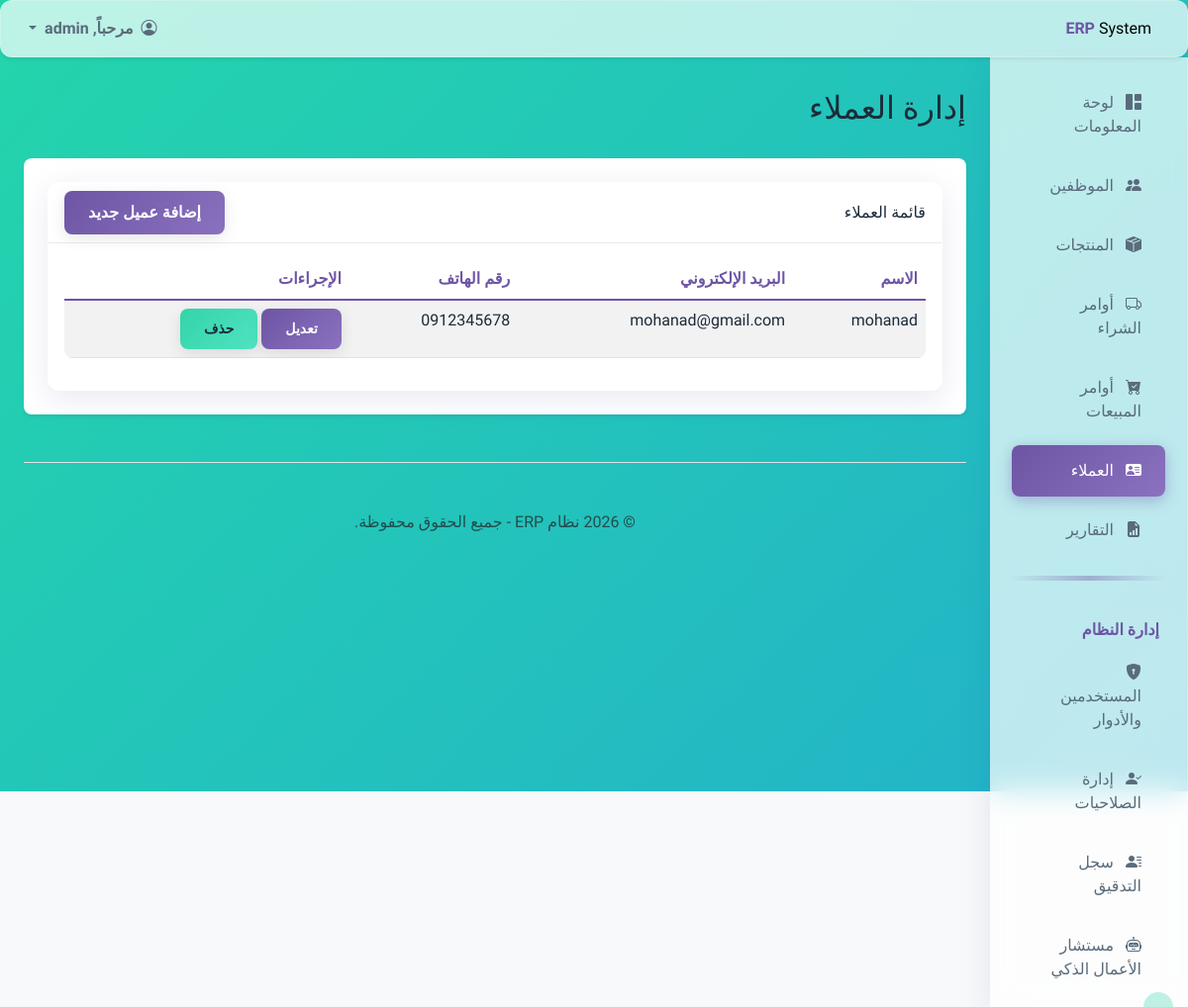
Page /customers/customers/ (signed in) on the earlier database version.
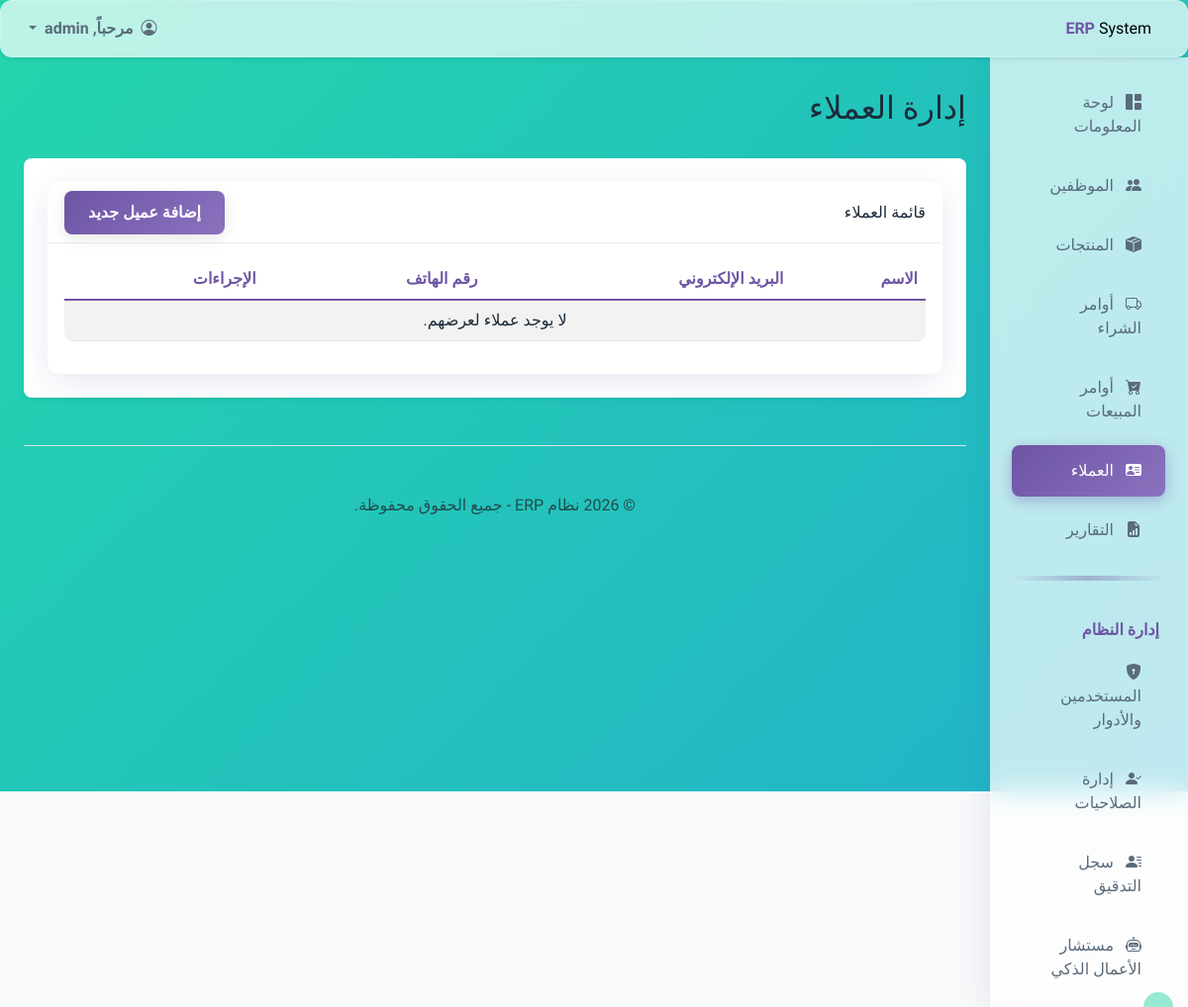
Same page on the later database version.
### sales/models.py (models this page shows, shortened)
class Customer(models.Model):
    name = models.CharField(max_length=200, verbose_name="اسم العميل")
    email = models.EmailField(blank=True, null=True, verbose_name="البريد الإلكتروني")
    phone_number = models.CharField(max_length=20, blank=True, null=True, verbose_name="رقم الهاتف")
    address = models.TextField(blank=True, null=True, verbose_name="العنوان")
    class Meta:
        verbose_name = "العميل"
        verbose_name_plural = "العملاء"

### sales/views.py (the view)
# urls.py: path('', views.customer_list_view, name='customer_list'),
@login_required
@permission_required('sales.view_customer', raise_exception=True)
def customer_list_view(request):
    customers = Customer.objects.all().order_by('name')
    return render(request, 'sales/customer_list.html', {'customers': customers})

### sales/templates/sales/customer_list.html (shortened to what this page needs)
{% extends "base.html" %}
{% block page_title %}إدارة العملاء{% endblock %}
{% block content %}
<div class="card">
    <div class="card-header d-flex justify-content-between align-items-center">
        <span>قائمة العملاء</span>
        {% if perms.sales.add_customer %}
            <a href="{% url 'customer_add' %}" class="btn btn-success">إضافة عميل جديد</a>
        {% endif %}
    </div>
    <div class="card-body">
        <div class="table-responsive">
            <table class="table table-striped table-hover">
                <thead>
                    <tr>
                        <th>الاسم</th>
                        <th>البريد الإلكتروني</th>
                        <th>رقم الهاتف</th>
                        {% if perms.sales.change_customer or perms.sales.delete_customer %}
                            <th>الإجراءات</th>
                        {% endif %}
                    </tr>
                </thead>
                <tbody>
                    {% for customer in customers %}
                    <tr>
                        <td>{{ customer.name }}</td>
                        <td>{{ customer.email|default:"--" }}</td>
                        <td>{{ customer.phone_number|default:"--" }}</td>
                        {% if perms.sales.change_customer or perms.sales.delete_customer %}
                        <td>
                            {% if perms.sales.change_customer %}
                                <a href="{% url 'customer_edit' pk=customer.pk %}" class="btn btn-sm btn-primary">تعديل</a>
                            {% endif %}
                            {% if perms.sales.delete_customer %}
                                <a href="{% url 'customer_delete' pk=customer.pk %}" class="btn btn-sm btn-danger">حذف</a>
                            {% endif %}
                        </td>
                        {% endif %}
                    </tr>
                    {% empty %}
                    <tr>
                        <td colspan="4" class="text-center">لا يوجد عملاء لعرضهم.</td>
                    </tr>
                    {% endfor %}
                </tbody>
            </table>
        </div>
    </div>
</div>
{% endblock %}

Differences in the rows shown:
removed Customer: name "mohanad", email "mohanad@gmail.com", phone_number "0912345678"
Other differences:
text now shown: "لا يوجد عملاء لعرضهم."
